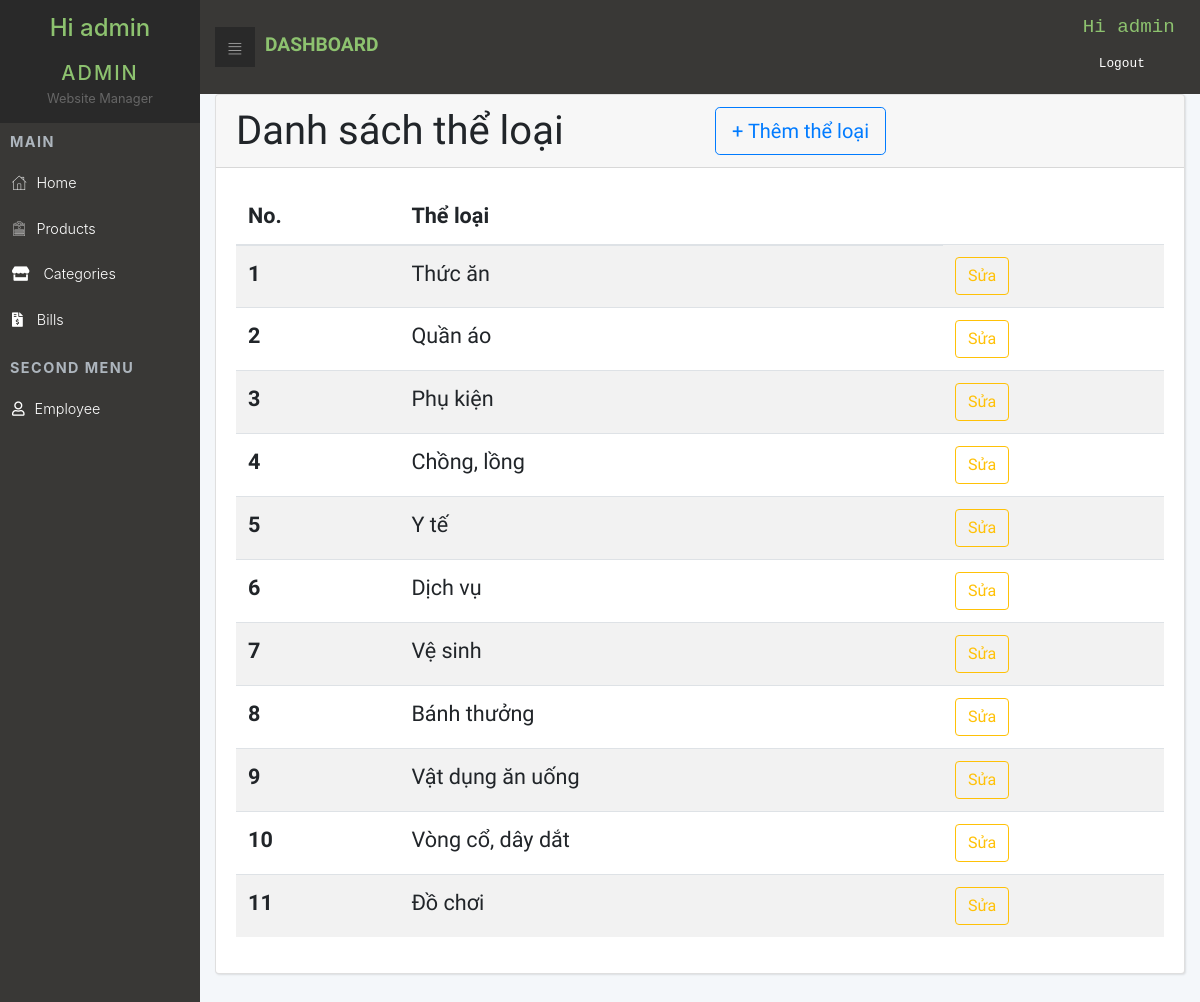
The app's page /admin/index.php?controller=categories&action=index (signed in) with its own data.
### tables this page shows
CREATE TABLE `categories` (
  `category_id` int(11) NOT NULL,
  `category_name` varchar(45) NOT NULL
);

### admin/controllers/categories_controller.php (called while the page is built, shortened)
<?php
require_once("models/categories.php");
class CategoriesController extends BaseController
{
    public function index()
    {
        $data = Categories::all();
        $viewData = array(
            "categories" => $data,
        );
        $this->render("index", $viewData);
    }
}

### admin/models/categories.php (called while the page is built, shortened)
<?php
require_once("./db.php");
class Categories
{
    public static function all()
    {
        $sql = "SELECT *
        FROM categories ";
        $statement = DB::getInstance()->prepare($sql);
        $statement->execute();
        $rowdata = $statement->fetchAll();
        $list = [];
        foreach ($rowdata as $row) {
            $entity = new Categories();
            $entity->category_id = $row['category_id'];
            $entity->category_name = $row['category_name'];
            $list[] = $entity;
        }
        return $list;
    }
}

### admin/db.php (called while the page is built)
<?php
class DB
{
    private static $connection;
    public static function getInstance()
    {
        if (!isset($connection)) {
            try {
                self::$connection = new PDO("mysql:host=localhost;dbname=website_manager", "root", "");
                self::$connection->setAttribute(PDO::ATTR_ERRMODE, PDO::ERRMODE_EXCEPTION);
            } catch (PDOException $e) {
                echo "Connection failed: " . $e->getMessage();
            }
        }
        return  self::$connection;
    }
}

### admin/views/categories/index.php (the view, shortened to what this page needs)
<div class="row">
    <div class="col-lg-12">
        <div class="card">
            <div class="card-header">
                <div class="row">
                    <div class="col-sm-6">
                        <h1 class="">Danh sách thể loại </h1>
                    </div>
                    <div class="col-sm-6">
                        <a href="?controller=categories&action=create"><button type="button" class="btn btn-outline-primary btn-lg"> + Thêm thể loại </button></a>
                    </div>
                </div>
            </div>
            <div class="card-body">
                <div class="table-responsive">
                    <table class="table table-striped table-hover">
                        <thead>
                            <tr>
                                <th>No.</th>
                                <th>Thể loại</th>
                            </tr>
                        </thead>
                        <tbody>
                            <?php
                            function makeCategoryRow($category, $key)
                            {
                                return
                                    '<tr class="">
                                        <th  scope="row">' . ++$key . '</th>
                                        <td >' . $category->category_name . '</td>
                                        <td >
                                             <a href="?controller=categories&action=edit&id=' . $category->category_id . '"><button type="button" class="btn btn-outline-warning">Sửa</button></a>
                                        </td>
                                    </tr>';
                            }
                            foreach ($categories as $key =>  $category) {
                                echo  makeCategoryRow($category, $key);
                            }
                            ?>
                        </tbody>
                    </table>
                </div>
            </div>
        </div>
    </div>
</div>
</div>

### admin/assets/css/style.default.css (style rules this page uses)
a { display: inline-block; text-decoration: none; color: #fff; }
body { overflow-x: hidden; }
table { font-size: 0.9em; color: #666; }
.card { margin-bottom: 30px; -webkit-box-shadow: 1px 1px 2px rgba(0, 0, 0, 0.1); box-shadow: 1px 1px 2px rgba(0, 0, 0, 0.1); }
.card-header h1, .card-header h2, .card-header h3, .card-header h4, .card-header h5, .card-header h6 { margin-bottom: 0; }
button { cursor: pointer; }
.table { margin-bottom: 0; color: #666; }
.table td, .table th { border-color: #dee2e6; }
.table thead th { border: none; }
.table-striped tbody tr { -webkit-transition: all 0.3s; transition: all 0.3s; }
.btn { font-weight: 400; border: 1px solid transparent; padding: 0.45rem 0.75rem; font-size: 0.9rem; line-height: 1.5; border-radius: 0; -webkit-transition: color 0.15s ease-in-out, background-color 0.15s ease-in-out, border-color 0.15s ease-in-out, -webkit-box-shadow 0.15s ease-in-out; transition: color 0.15s ease-in-out, background-color 0.15s ease-in-out, border-color 0.15s ease-in-out, -webkit-box-shadow 0.15s ease-in-out; transition: color 0.15s ease-in-out, background-color 0.15s ease-in-out, border-color 0.15s ease-in-out, box-shadow 0.15s ease-in-out; transition: color 0.15s ease-in-out, background-color 0.15s ease-in-out, border-color 0.15s ease-in-out, box-shadow 0.15s ease-in-out, -webkit-box-shadow 0.15s ease-in-out; }
.btn-outline-primary { color: #33b35a; background-color: transparent; background-image: none; border-color: #33b35a; }
.btn-outline-warning { color: #ffc107; background-color: transparent; background-image: none; border-color: #ffc107; }
.btn-lg { padding: 0.5rem 1rem; font-size: 1.25rem; line-height: 1.5; border-radius: 0; }
body { font-family: "Roboto", sans-serif; font-size: 1rem; font-weight: 400; line-height: 1.5; color: #212529; background-color: #fff; }
a { color: #33b35a; text-decoration: none; }
h1, h2, h3, h4, h5, h6, .h1, .h2, .h3, .h4, .h5, .h6 { margin-bottom: 0.5rem; font-family: inherit; font-weight: 700; line-height: 1.1; color: inherit; }
h1, .h1 { font-size: 1.5rem; }
.card { background-color: #fff; border: 0 solid #eee; border-radius: 0; }
.card-body { padding: 1.25rem; }
.card-header { padding: 1rem 1.25rem; background-color: #fff; border-bottom: 1px solid #eee; }
.card-header:first-child { border-radius: 0 0 0 0; }

### admin/assets/css/custom.css (style rules this page uses)
body { max-height: fit-content; }
.card-body { font-size: x-large; font-weight: 400; }

### records on screen
categories: key "1", category_name "Thức ăn"
categories: key "2", category_name "Quần áo"
categories: key "3", category_name "Phụ kiện"
categories: key "4", category_name "Chồng, lồng"
categories: key "5", category_name "Y tế"
categories: key "6", category_name "Dịch vụ"
categories: key "7", category_name "Vệ sinh"
categories: key "8", category_name "Bánh thưởng"
categories: key "9", category_name "Vật dụng ăn uống"
categories: key "10", category_name "Vòng cổ, dây dắt"
categories: key "11", category_name "Đồ chơi"

### other values on screen
$_SESSION["username"] "admin"
